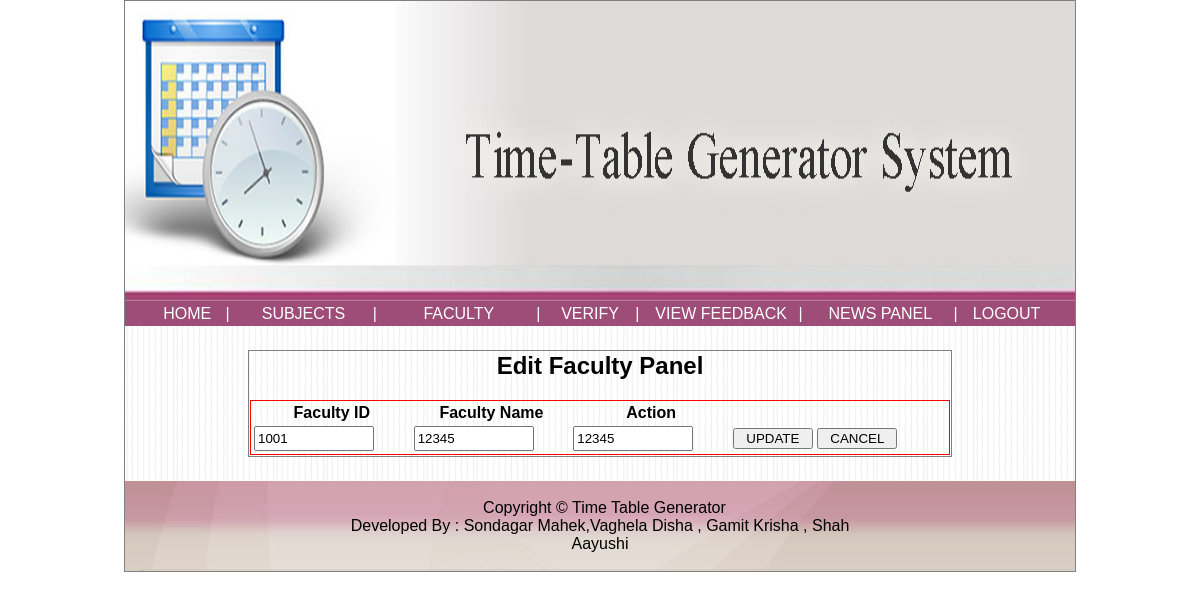
The app's page /admin/editfaculty.php?id=1001 (signed in) with its own data.
### tables this page shows
CREATE TABLE `faculty` (
  `fid` int(11) NOT NULL,
  `pass` varchar(10) DEFAULT '12345',
  `name` varchar(30) DEFAULT NULL,
  `email` varchar(30) DEFAULT NULL,
  `contact` decimal(10,0) DEFAULT NULL,
  `photo` varchar(500) NOT NULL
);

### admin/editfaculty.php (the view, shortened to what this page needs)
<?php
$id = $_GET['id'];
 include("header.html"); ?>
        <div style="width:950px;background-image:url('../images/bg.png');">
	<table>
	<tr>
	<td style="width:125px;">&nbsp;</td>
	<td style="width:700px;">&nbsp;</td>
	<td style="width:125px;">&nbsp;</td>
	</tr>
	<tr>
<form action="" method="post">
	<td style="width:125px;">&nbsp;</td>
	<td style="width:700px;border:1px solid gray;">
	<div style="width:700px;">
		<center><h2> Edit Faculty Panel </h2>
	<?php
	include("../config.php");
	$qq = "select * from faculty where fid='$id'";
	$rr = mysqli_query($con,$qq) or die(mysqli_error());
	$cc = mysqli_num_rows($rr);
	if($cc > 0)
	{
		while($row = mysqli_fetch_array($rr))
		{
			$a = $row['0'];
			$b = $row['2'];
			$c = $row['1'];
		}
	}
	else
	{
		echo "<script>alert('No data to display')</script>";
	}
	?>
	</center>
	<table style="width:700px;border:1px solid red;">
		<tr>
			<th>Faculty ID</th>
			<th>Faculty Name</th>
			<th>Action</th>
		</tr>
		<tr>
			<td> <input type="text" style="width:120px;height:25px;" value="<?php echo $a; ?>" readonly> </td>
			<td> <input type="text" style="width:120px;height:25px;" value="<?php echo $b; ?>" name="t1"> </td>
			<td> <input type="text" style="width:120px;height:25px;" value="<?php echo $c; ?>" name="t2"> </td>
			<td> <input type="submit" style="width:80px;" name="s1" value="UPDATE"> <input type="submit" name="s2" style="width:80px;" value="CANCEL"></td>
		</tr>
	</table>
	</div>
	</td>
	<td style="width:125px;">&nbsp;</td>
</tr>
<tr>
	<td style="width:125px;">&nbsp;</td>
	<td style="width:700px;">&nbsp;</td>
	<td style="width:125px;">&nbsp;</td>
</tr>
</table>
        </div>

### style.css (style rules this page uses)
body { font-family:arial; }
.link { display:block;color:White;background-color:#9D4D77;text-decoration:none;text-align: center; }
input { width:200px; }

### records on screen
faculty: fid "1001", t1 "12345", t2 "12345"
